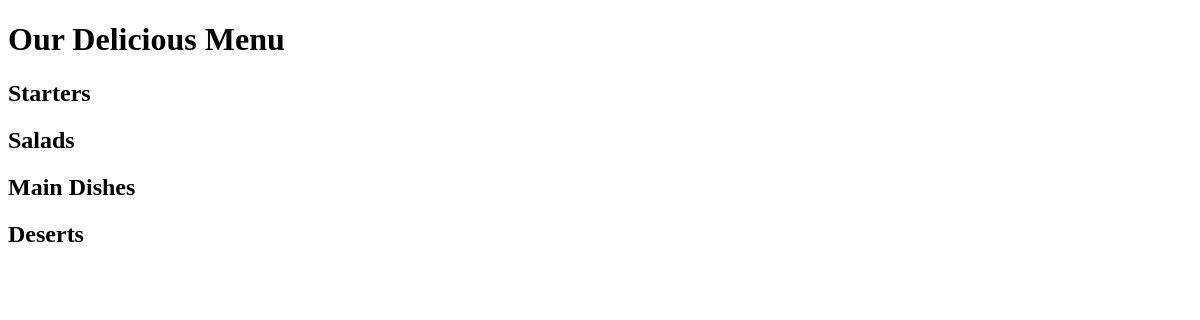
Before: / with the older database file.
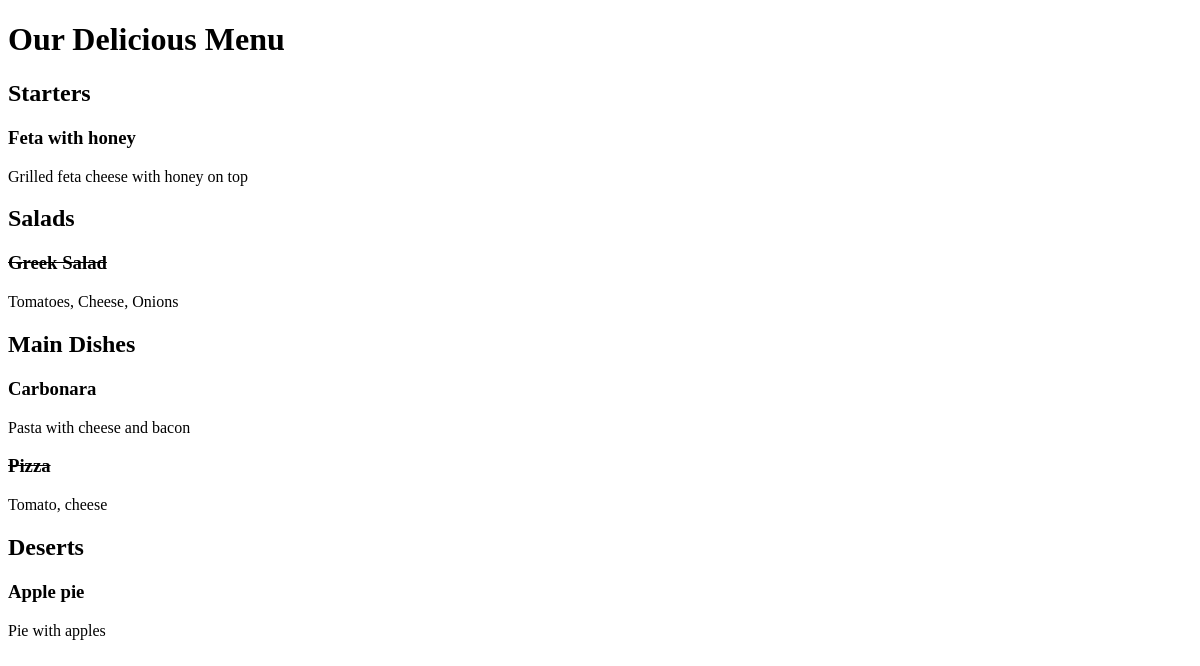
After: the same page with the newer database file.
### restaurant_menu/models.py (models this page shows, shortened)
class Item(models.Model):
    meal = models.CharField(max_length=1000, unique=True)
    description = models.CharField(max_length=2000)
    price = models.DecimalField(max_digits=10, decimal_places=2)
    meal_type = models.CharField(max_length=200, choices=MEAL_TYPE)
    author = models.ForeignKey(User, on_delete=models.PROTECT)
    status = models.IntegerField(choices=STATUS, default=1)
    date_created = models.DateTimeField(auto_now_add=True)
    date_updated = models.DateTimeField(auto_now=True)

### restaurant_menu/views.py (the view)
# urls.py: path('', views.MenuList.as_view(), name='home'),
class MenuList(generic.ListView):
    queryset = Item.objects.order_by("-date_created")
    template_name = "index.html"
    def get_context_data(self, **kwargs):
        context = super().get_context_data(**kwargs)
        context["meals"] = MEAL_TYPE
        return context

### templates/index.html (shortened to what this page needs)
<!DOCTYPE html>
<html lang="en">
<head>
</head>
<body>
    <h1> Our Delicious Menu</h1>
    {% for meal in meals %}
        <h2>{{ meal.1 }}</h2>
        {% for m in item_list %}
            {% if m.meal_type == meal.0 %}
                {% if m.status == 0 %}
                    <h3><del>{{ m.meal}}</del></h3>
                    <p>{{ m.description}}</p>
                {% else %}
                    <h3>{{ m.meal}}</h3>
                    <p>{{ m.description}}</p>
                {% endif %}
            {% endif %}
        {% endfor %}
    {% endfor %}
</body>
</html>

Changed rows visible on the page:
added Item: meal "Feta with honey", description "Grilled feta cheese with honey on top", shown under "Starters"
added Item: meal "Greek Salad", description "Tomatoes, Cheese, Onions", shown under "Salads"
added Item: meal "Carbonara", description "Pasta with cheese and bacon", shown under "Main Dishes"
added Item: meal "Pizza", description "Tomato, cheese", shown under "Main Dishes"
added Item: meal "Apple pie", description "Pie with apples", shown under "Deserts"
